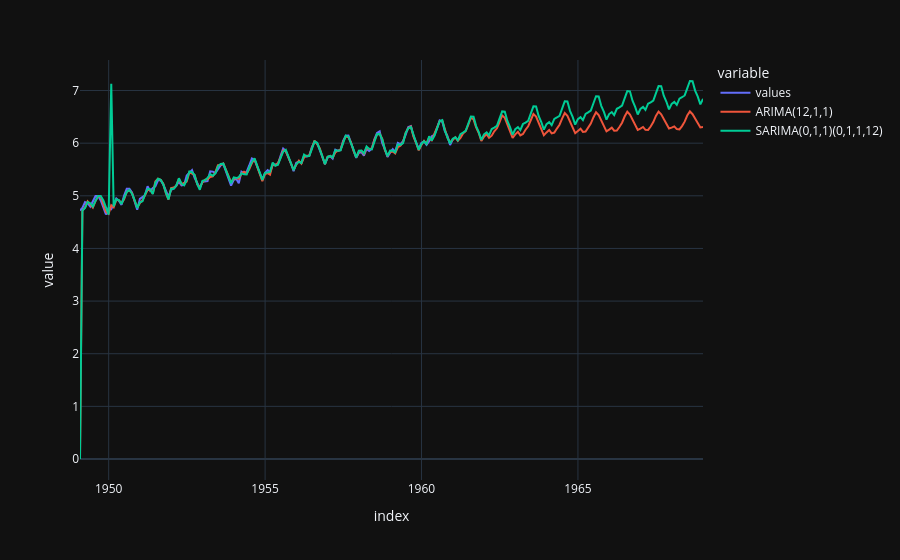

Here is the notebook cell this chart was saved with:
### Markdown cell above
## Forecast

### Code cell
from modules import utils

df_forecast = utils.get_model_forecast(df, 'values', order=(12, 1, 1), horizon=96)
df_forecast = utils.get_model_forecast(df_forecast, 'values', order=(0, 1, 1), seasonal_order=(0, 1, 1, 12), horizon=96)

df_forecast.plot(color="variable")

### Figure 1 — Plotly figure (JSON) as saved in the notebook; plotly's stock layout.template omitted (floating-point values rounded to 4 significant figures; data arrays with more than 128 entries replaced by an {"elided": "..."} marker saying what was removed)
{"data": [{"hovertemplate": "variable=values<br>index=%{x}<br>value=%{y}<extra></extra>", "legendgroup": "values", "line": {"color": "#636efa", "dash": "solid"}, "marker": {"symbol": "circle"}, "mode": "lines", "name": "values", "orientation": "v", "showlegend": true, "type": "scatter", "x": {"elided": "240 str values"}, "xaxis": "x", "y": {"elided": "240 float values"}, "yaxis": "y"}, {"hovertemplate": "variable=ARIMA(12,1,1)<br>index=%{x}<br>value=%{y}<extra></extra>", "legendgroup": "ARIMA(12,1,1)", "line": {"color": "#EF553B", "dash": "solid"}, "marker": {"symbol": "circle"}, "mode": "lines", "name": "ARIMA(12,1,1)", "orientation": "v", "showlegend": true, "type": "scatter", "x": {"elided": "240 str values"}, "xaxis": "x", "y": {"elided": "240 float values"}, "yaxis": "y"}, {"hovertemplate": "variable=SARIMA(0,1,1)(0,1,1,12)<br>index=%{x}<br>value=%{y}<extra></extra>", "legendgroup": "SARIMA(0,1,1)(0,1,1,12)", "line": {"color": "#00cc96", "dash": "solid"}, "marker": {"symbol": "circle"}, "mode": "lines", "name": "SARIMA(0,1,1)(0,1,1,12)", "orientation": "v", "showlegend": true, "type": "scatter", "x": {"elided": "240 str values"}, "xaxis": "x", "y": {"elided": "240 float values"}, "yaxis": "y"}], "layout": {"legend": {"title": {"text": "variable"}, "tracegroupgap": 0}, "margin": {"t": 60}, "xaxis": {"anchor": "y", "domain": [0, 1], "title": {"text": "index"}}, "yaxis": {"anchor": "x", "domain": [0, 1], "title": {"text": "value"}}}}
